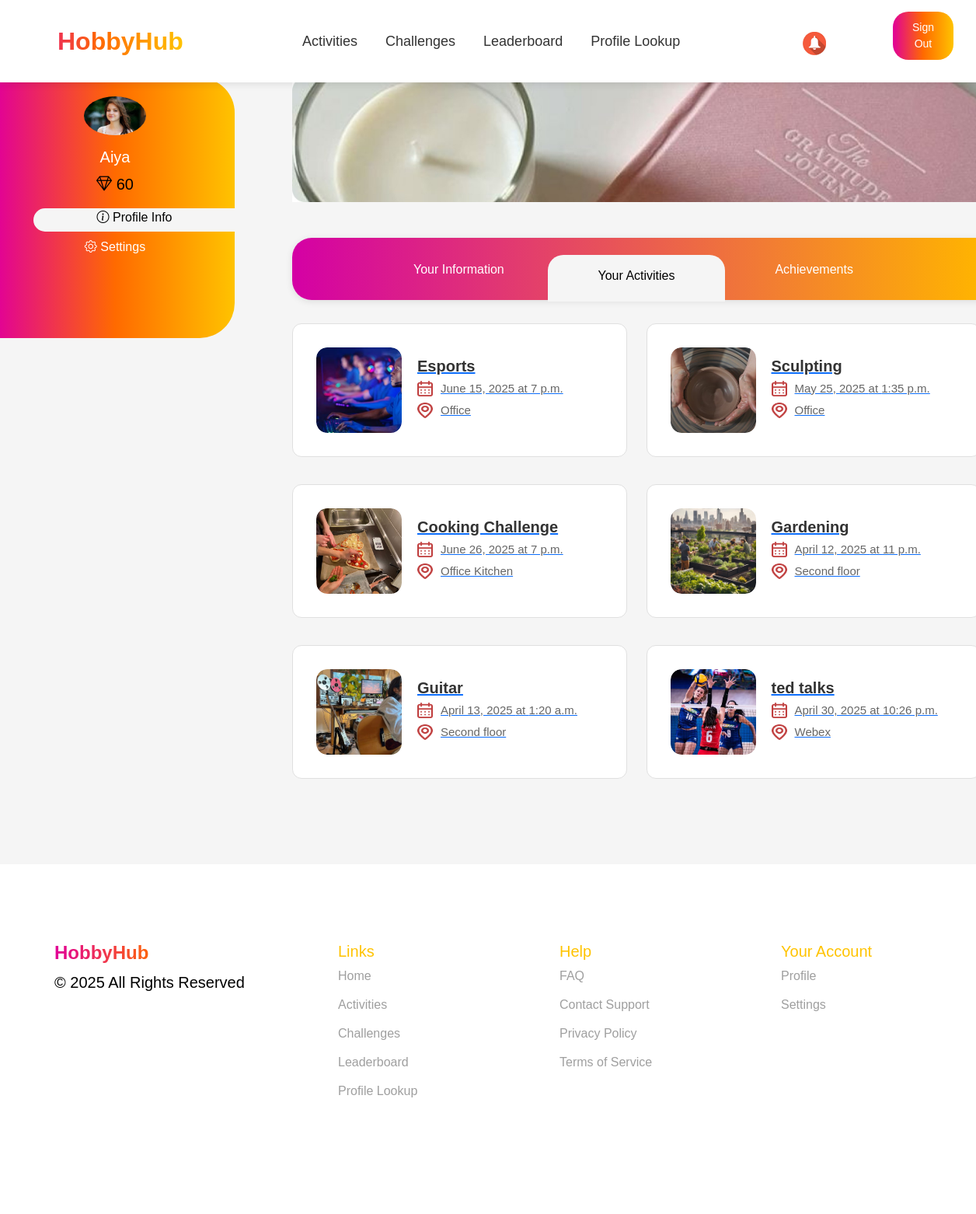
Before: /user_profile/activities/ (signed in) with the older database file.
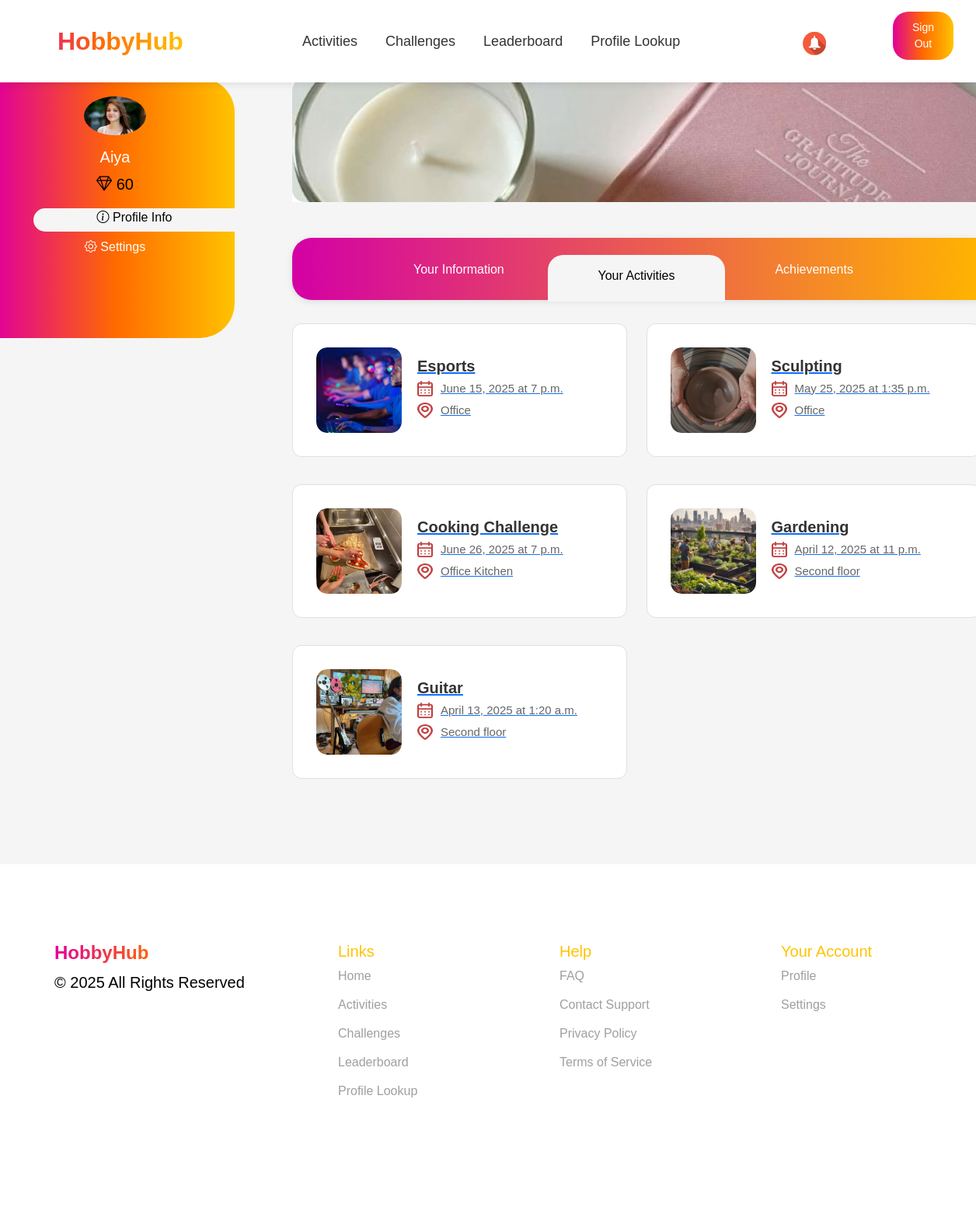
After: the same page with the newer database file.
### events/models.py (models this page shows, shortened)
class Employee(models.Model):
    nickname = models.CharField(max_length=100, primary_key=True, verbose_name="Nickname")
    name = models.CharField(max_length=255, verbose_name="Name")
    last_name = models.CharField(max_length=255, verbose_name="Last Name")
    number = models.CharField(max_length=20, verbose_name="Number")
    join_date = models.DateField(verbose_name="Join Date")
    date_of_birth = models.DateField(null=True, blank=True, verbose_name="Date of Birth")
    receive_sms_notifications = models.BooleanField(default=True, verbose_name="Receive SMS Notifications")
    receive_email_notifications = models.BooleanField(default=True, verbose_name="Receive Email Notifications")
    receive_reminders = models.BooleanField(default=True, verbose_name="Receive Reminders")
    social_id = models.CharField(max_length=255, blank=True, null=True)  # ID из социальной сети
    social_provider = models.CharField(max_length=50, blank=True, null=True)  # Провайдер (Google, Facebook и т.д.)
    company = models.ForeignKey(
        Company,
        to_field='company_id',
        on_delete=models.CASCADE,
        verbose_name="Company"
    )
    gender = models.CharField(max_length=10, choices=[('Male', 'Male'), ('Female', 'Female')], verbose_name="Gender")
    mail = models.EmailField(unique=True, verbose_name="Email")
    password = models.CharField(max_length=255, verbose_name="Password")
    is_approved = models.BooleanField(default=False, verbose_name="Approved")
    profile_photo = models.ImageField(upload_to='profile_photos/', null=True, blank=True, verbose_name="Profile Photo")
    hobbies = models.ManyToManyField(Hobby, blank=True, related_name='employees')
    diamonds = models.IntegerField(default=0, verbose_name="Diamonds")

class Event(models.Model):
    EVENT_TYPES = [
        ('offline-outdoor', 'Offline - Outdoor'),
        ('offline-indoor', 'Offline - Indoor'),
        ('online', 'Online'),
    ]
    EVENT_STATUS = [
        ('upcoming', 'Upcoming'),
        ('in_progress', 'In Progress'),
        ('completed', 'Completed'),
    ]
    title = models.CharField(max_length=150)
    description = models.TextField()
    location = models.CharField(max_length=250)
    date = models.DateField()
    time = models.TimeField()
    event_type = models.CharField(max_length=15, choices=EVENT_TYPES, default='offline-indoor')
    status = models.CharField(max_length=12, choices=EVENT_STATUS, default='upcoming')
    hobbies = models.ManyToManyField(Hobby, related_name='events')
    image = models.ImageField(upload_to='event_images/', null=True, blank=True)
    company = models.ForeignKey(
        Company,
        to_field='company_id',
        on_delete=models.CASCADE,
        related_name='events',
        verbose_name="Company"
    )
    diamonds = models.IntegerField(default=0, verbose_name="Diamonds")
    quota = models.IntegerField(default=10, verbose_name="Quota")
    participants = models.ManyToManyField(Employee, related_name='events', blank=True)

### events/views.py (the view)
# urls.py: path('user_profile/activities/', profile_user_act, name='profile_user_act'),
def profile_user_act(request):
    nickname = request.session.get("nickname")
    if not nickname:
        return redirect("sign_in")
    try:
        employee = Employee.objects.get(nickname=nickname)
        registered_events = employee.events.all()  # Получаем все ивенты, на которые записан сотрудник
    except Employee.DoesNotExist:
        return redirect("sign_in")
    return render(request, 'profile_user_act.html', {
        'user': employee,
        'registered_events': registered_events,  # Передаем записанные ивенты в шаблон
    })

### events/templates/profile_user_act.html (shortened to what this page needs)
{% extends 'user_profile_base.html' %}
{% load static %}
{% block extra_css %}
    <link rel="stylesheet" href="https://cdn.jsdelivr.net/npm/bootstrap@5.3.0/dist/css/bootstrap.min.css">
    <link href="https://cdn.jsdelivr.net/npm/bootstrap-icons/font/bootstrap-icons.css" rel="stylesheet">
    <link rel="stylesheet" href="{% static 'css/all.css' %}">
    <link href="https://fonts.cdnfonts.com/css/gilroy-bold" rel="stylesheet">
{% endblock %}
{% block content %}
    <div class="container mt-4">
        <div class="row mainpartpro">
            <div class="col-md-2">
                <div class="sidebar p-4">
                    {% if user.profile_photo %}
                        <img src="{{ user.profile_photo.url }}" alt="Profile" class="rounded-circle mb-3" width="80">
                    {% else %}
                        <img src="{% static 'images/profile_photo.png' %}" class="rounded-circle mb-3" width="80">
                    {% endif %}
                    <h5>{{ user.name }}</h5>
                    <p><i class="bi bi-gem"></i> {{ user.diamonds }}</p>
                    <div class="pro-act-set-tab w-100 mb-2"><i class="bi bi-info-circle"></i><a href="{% url 'user_profile' %}"> Profile Info</a></div>
                    <div class="pro-set-tab w-100 mb-2"><i class="bi bi-gear"></i><a href="{% url 'user_setting' %}"> Settings</a></div>
                </div>
            </div>
            <div class="col-md-10 mainpartpro">
                <img src="{% static 'images/profile_banner.jpg' %}" class="img-fluid mb-3" alt="Banner">
                <div class="navbar user_det">
                    <div class="tab"><a href="{% url 'user_profile' %}">Your Information</a></div>
                    <div class="tab act-active-tab"><a href="{% url 'profile_user_act' %}">Your Activities</a></div>
                    <div class="tab"><a href="{% url 'user_achievements' %}">Achievements</a></div>
                </div>
                <div class="events-container">
                    {% if registered_events %}
                        {% for event in registered_events %}
                            <a href="{% url 'activity_details' event.id %}" class="event-link">
                                <div class="event-card">
                                    <div class="event-image">
                                        {% if event.image %}
                                            <img src="{{ event.image.url }}" alt="{{ event.title }}">
                                        {% else %}
                                            <img src="{% static 'images/default_event.jpg' %}" alt="{{ event.title }}">
                                        {% endif %}
                                    </div>
                                    <div class="event-details">
                                        <h3>{{ event.title }}</h3>
                                        <p>
                                            <img src="{% static 'images/your_act_calendar.png' %}" alt="Date" class="icon">
                                            {{ event.date }} at {{ event.time }}
                                        </p>
                                        <p>
                                            <img src="{% static 'images/your_act_location.png' %}" alt="Location" class="icon">
                                            {{ event.location }}
                                        </p>
                                    </div>
                                </div>
                            </a>
                        {% endfor %}
                    {% else %}
                        <p>You have not registered for any events yet.</p>
                    {% endif %}
                </div>
            </div>
        </div>
    </div>
{% endblock %}

### events/templates/user_profile_base.html (shortened to what this page needs)
<!DOCTYPE html>
<html lang="en">
<head>
    {% load static %}
    <link href="https://cdn.jsdelivr.net/npm/bootstrap@5.3.0/dist/css/bootstrap.min.css" rel="stylesheet">
    {% block extra_css %}{% endblock %}
</head>
<body>
    <section class="header">
        <nav class="navbar navbar-expand-lg navbar-bold px-4 bg-white fixed-top">
            <a class="navbar-brand fw-bold gradient-text logo" href="{% url 'user_view' %}">HobbyHub</a>
            <div class="collapse navbar-collapse justify-content-center" id="navbarNav">
                <ul class="navbar-nav">
                    <li class="nav-item header-text">
                        <a class="nav-link {% if request.path == '/user_activities/' or request.path == '/activity/' %}active{% endif %}" href="{% url 'user_activities' %}">Activities</a>
                    </li>
                    <li class="nav-item header-text">
                        <a class="nav-link {% if request.path == '/challenges/' %}active{% endif %}" href="{% url 'challenges' %}">Challenges</a>
                    </li>
                    <li class="nav-item header-text">
                        <a class="nav-link {% if request.path == '/leaderboard/' %}active{% endif %}" href="{% url 'leaderboard' %}">Leaderboard</a>
                    </li>
                    <li class="nav-item header-text">
                        <a class="nav-link {% if request.path == '/profile_lookup/' %}active{% endif %}" href="{% url 'profile_lookup' %}">Profile Lookup</a>
                    </li>
                </ul>
            </div>
            <div class="d-flex">
                <div class="notification-container">
                    <a class="notifications position-relative" data-bs-toggle="dropdown" aria-expanded="false">
                        <img src="{% static 'images/bell.jpg' %}" alt="Notification">
                    </a>
                </div>
                <form action="{% url 'logout' %}" method="post">
                    <button type="submit" class="btn btn-gradient">Sign Out</button>
                </form>
            </div>
        </nav>
    </section>
    <div class="container">
        {% block content %}{% endblock %}
    </div>
    <footer class="footer">
        <div class="container">
            <div class="row">
                <div class="col-md-3">
                    <h4 class="fw-bold gradient-text">HobbyHub</h4>
                    <p>© 2025 All Rights Reserved</p>
                </div>
                <div class="col-md-3">
                    <h5>Links</h5>
                    <ul>
                        <li><a href="{% url 'user_view' %}">Home</a></li>
                        <li><a href="{% url 'user_activities' %}">Activities</a></li>
                        <li><a href="{% url 'challenges' %}">Challenges</a></li>
                        <li><a href="{% url 'leaderboard' %}">Leaderboard</a></li>
                        <li><a href="{% url 'profile_lookup' %}">Profile Lookup</a></li>
                    </ul>
                </div>
                <div class="col-md-3">
                    <h5>Help</h5>
                    <ul>
                        <li><a href="{% url 'faq' %}">FAQ</a></li>
                        <li><a href="{% url 'contact_support' %}">Contact Support</a></li>
                        <li><a href="{% static 'files/Privacy_Policy.pdf' %}" target="_blank" rel="noopener noreferrer">Privacy Policy</a></li>
                        <li><a href="{% url 'terms_of_service' %}">Terms of Service</a></li>
                    </ul>
                </div>
                <div class="col-md-3">
                    <h5>Your Account</h5>
                    <ul>
                        <li><a href="{% url 'user_profile' %}">Profile</a></li>
                        <li><a href="{% url 'user_setting' %}">Settings</a></li>
                    </ul>
                </div>
            </div>
        </div>
    </footer>
</body>
</html>

### events/static/css/guest-styles.css (style rules this page uses)
html { scroll-behavior: smooth; }
body { font-family: 'Girloy-Medium', sans-serif !important; margin: auto; background-color: #f5f5f5; }
p { color: #000000; font-weight: 400; font-size: 20px; }
.gradient-text { background: linear-gradient(90deg, #E10098 0%, #FF6A00 50%, #FFC300 100%); -webkit-background-clip: text; -webkit-text-fill-color: transparent; font-weight: bold; }
.nav-item a { margin-right: 15px; }
.btn-gradient { background: linear-gradient(90deg, #E10098 0%, #FF6A00 50%, #FFC300 100%); color: white; border-radius: 20px; padding: 10px 25px; font-size: 18px; border: none; cursor: pointer; transition: 0.3s; }
.logo { font-size: 2rem; font-weight: bold; }
.footer { height: 450px; background: #FFFFFF; color: black; padding: 100px 0; }
.footer h5 { padding-left: 80px; color: #FFC300; }
.footer ul { list-style: none; display: flex; flex-direction: column; padding-left: 50px; }
.footer ul li { margin-bottom: 13px; }
.footer ul li a { color: #9F9F9F; text-decoration: none; padding-left: 30px; }

### events/static/css/organizer-styles.css (style rules this page uses)
body { font-family: 'Gilroy-Medium', sans-serif; background-color: #F5F5F5; }
body h1, h2, h3, h4,h5,h6, header { font-family: 'Gilroy-Bold', sans-serif; }
p { color: #000000; font-weight: 400; font-size: 20px; }
.header { background-color: gainsboro; }
.gradient-text { background: linear-gradient(90deg, #E10098 0%, #FF6A00 50%, #FFC300 100%); -webkit-background-clip: text; -webkit-text-fill-color: transparent; font-weight: bold; }
.btn-gradient { background: linear-gradient(90deg, #E10098 0%, #FF6A00 50%, #FFC300 100%); color: white; border-radius: 20px; padding: 10px 25px; font-size: 18px; border: none; cursor: pointer; transition: 0.3s; }
.logo { font-size: 2rem; font-weight: bold; padding-left: 50px; }
.footer { height: 450px; background: #FFFFFF; color: black; padding: 100px 0; }
.footer h5 { padding-left: 80px; color: #FFC300; }
.footer ul { list-style: none; display: flex; flex-direction: column; padding-left: 50px; }
.footer ul li { margin-bottom: 13px; }
.footer ul li a { color: #9F9F9F; text-decoration: none; padding-left: 30px; }
.btn { font-size: 14px; margin-right: 5px; }
.notifications img { width:30px; height:30px; margin-right: 25px; margin-top: 6px; }
.event-card { display: flex; align-items: center; background: #ffffff; border-radius: 16px; padding: 20px; position: relative; overflow: hidden; transition: all 0.3s ease-in-out; border: 1px solid #e0e0e0; }
.event-image { width: 120px; height: 120px; border-radius: 14px; overflow: hidden; flex-shrink: 0; position: relative; }
.event-image img { width: 100%; height: 100%; object-fit: cover; border-radius: 14px; transition: transform 0.3s ease-in-out; }
.event-details { padding-left: 20px; flex: 1; }
.event-details h3 { margin: 0; font-size: 20px; font-weight: bold; color: #333; }
.event-details p { margin: 8px 0; font-size: 15px; color: #666; display: flex; align-items: center; font-weight: 500; }
.icon { width: 20px; height: 20px; margin-right: 10px; opacity: 0.8; transition: opacity 0.3s ease-in-out; }
.navbar { padding: 15px 0; box-shadow: 0 2px 10px rgba(0, 0, 0, 0.1); }
.navbar-nav .nav-link { color: #333; font-weight: 500; margin: 0 10px; padding: 8px 15px; transition: all 0.3s ease; }
.header-text { font-family: 'Gilroy-SemiBold', sans-serif; font-size: 18px; }

### events/static/css/user-styles.css (style rules this page uses)
body { overflow-x: hidden; }

### events/static/css/activities.css (style rules this page uses)
:root { --primary-color: #FF6A00; --secondary-color: #FFC300; --accent-color: #E10098; --dark-color: #333333; --light-color: #F5F5F5; --white: #FFFFFF; --gray: #9F9F9F; --border-radius: 12px; --box-shadow: 0 4px 12px rgba(0, 0, 0, 0.1); --transition: all 0.3s ease; }
body { font-family: 'Gilroy-Medium', sans-serif; }
body h1, h2, h3, h4,h5,h6, header { font-family: 'Gilroy-Bold', sans-serif; }
.event-card { display: flex; align-items: center; background: #ffffff; border-radius: 12px; padding: 30px; border: 1px solid #e0e0e0; transition: all 0.3s ease-in-out; margin-bottom: 10px; }
.event-image { border-radius: 14px; overflow: hidden; }
.event-image img { width: 100%; height: 100%; object-fit: cover; border-radius: 14px; }
.event-details { padding-left: 20px; flex: 1; }
.event-details h3 { margin: 0; font-size: 20px; font-weight: bold; color: #333; }
.event-details p { margin: 8px 10; font-size: 15px; color: #666; display: flex; align-items: center; font-weight: 500; }
.icon { width: 20px; height: 20px; margin-right: 10px; opacity: 0.8; }

### events/templates/user_profile_base.html (style rules this page uses)
.notification-container { position: relative; margin-right: 15px; }

Changed rows visible on the page:
removed Event: image (picture), title "ted talks", date "April 30, 2025", time "10:26 p.m.", location "Webex"
